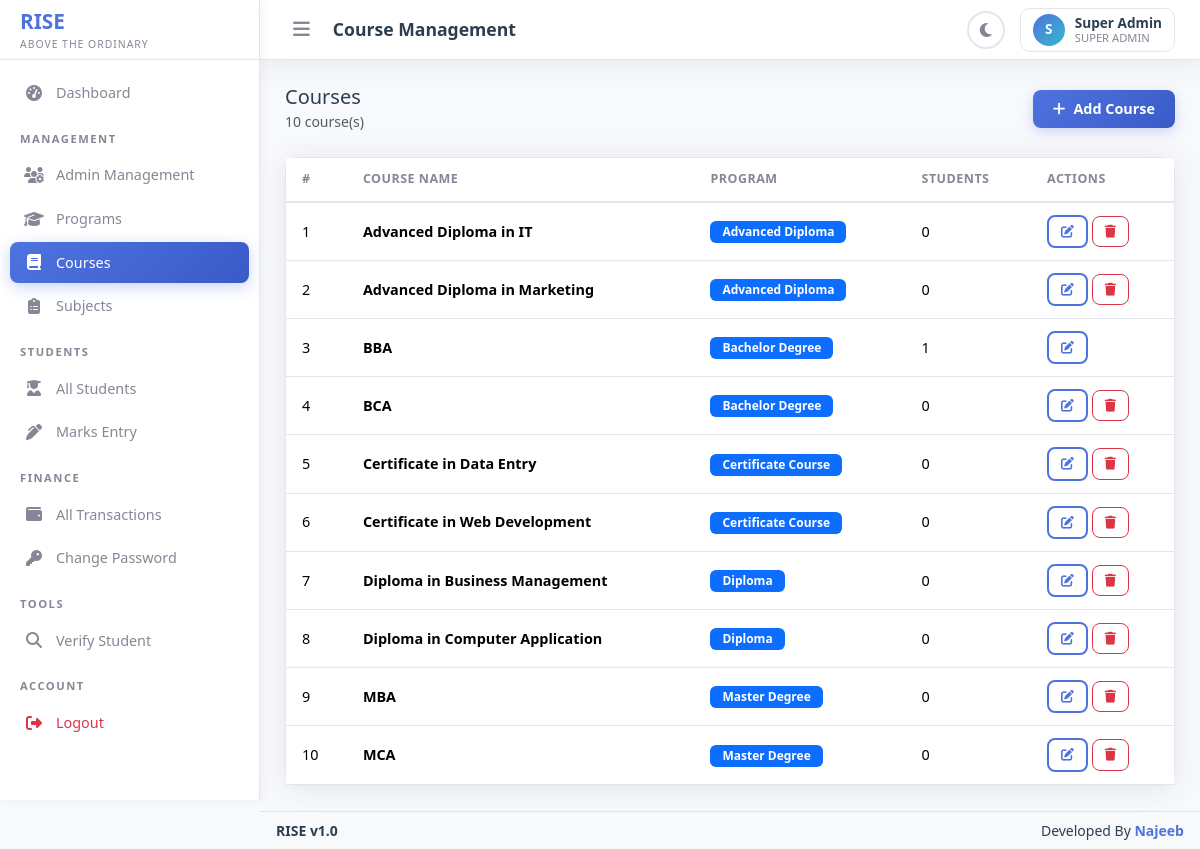
The page /course_management.php (signed in) on the database its author committed.
### tables this page shows
CREATE TABLE `courses` (
  `id` int(11) NOT NULL,
  `program_id` int(11) NOT NULL,
  `course_name` varchar(255) NOT NULL,
  `created_at` datetime NOT NULL DEFAULT current_timestamp()
);

CREATE TABLE `programs` (
  `id` int(11) NOT NULL,
  `program_name` varchar(255) NOT NULL,
  `duration` varchar(100) NOT NULL,
  `created_at` datetime NOT NULL DEFAULT current_timestamp()
);

### includes/auth.php (called while the page is built, shortened)
<?php
function isSuperAdmin() {
    return isset($_SESSION['user_role']) && $_SESSION['user_role'] === 'super_admin';
}
function getCurrentUser() {
    $db = getDB();
    $stmt = $db->prepare("SELECT id, name, email, role, status, wallet_balance FROM admins WHERE id = :id");
    $stmt->execute([':id' => $_SESSION['user_id']]);
    return $stmt->fetch();
}
function sanitize($input) {
    return htmlspecialchars(trim($input), ENT_QUOTES, 'UTF-8');
}

### course_management.php (the view, shortened to what this page needs)
<?php
$pageTitle = 'Course Management';
require_once 'includes/header.php';
require_once 'includes/sidebar.php';
$db = getDB();
$stmt = $db->query("SELECT c.*, p.program_name, (SELECT COUNT(*) FROM students WHERE course_id = c.id) as student_count FROM courses c JOIN programs p ON c.program_id = p.id ORDER BY p.program_name, c.course_name");
$courses = $stmt->fetchAll();
?>
<div class="d-flex justify-content-between align-items-center mb-4">
    <div>
        <h5 class="mb-0">Courses</h5>
        <small class="text-muted"><?php echo count($courses); ?> course(s)</small>
    </div>
    <button class="btn btn-primary" data-bs-toggle="modal" data-bs-target="#createCourseModal">
        <i class="fas fa-plus me-2"></i>Add Course
    </button>
</div>
<div class="card">
    <div class="card-body p-0">
        <?php if (empty($courses)): ?>
        <div class="empty-state">
            <i class="fas fa-book"></i>
            <p>No courses found</p>
        </div>
        <?php else: ?>
        <div class="table-responsive">
            <table class="table mb-0">
                <thead>
                    <tr>
                        <th>#</th>
                        <th>Course Name</th>
                        <th>Program</th>
                        <th>Students</th>
                        <th>Actions</th>
                    </tr>
                </thead>
                <tbody>
                    <?php foreach ($courses as $i => $course): ?>
                    <tr>
                        <td><?php echo $i + 1; ?></td>
                        <td><strong><?php echo sanitize($course['course_name']); ?></strong></td>
                        <td><span class="badge bg-primary"><?php echo sanitize($course['program_name']); ?></span></td>
                        <td><?php echo $course['student_count']; ?></td>
                        <td>
                            <button class="btn btn-sm btn-outline-primary"
                                    data-bs-toggle="modal" data-bs-target="#editCourseModal"
                                    onclick="fillEditCourse(<?php echo $course['id']; ?>, <?php echo $course['program_id']; ?>, '<?php echo addslashes($course['course_name']); ?>')">
                                <i class="fas fa-edit"></i>
                            </button>
                            <?php if ($course['student_count'] == 0): ?>
                            <form method="POST" class="d-inline">
                                <button type="submit" class="btn btn-sm btn-outline-danger"
                                        data-confirm="Delete this course?">
                                    <i class="fas fa-trash"></i>
                                </button>
                            </form>
                            <?php endif; ?>
                        </td>
                    </tr>
                    <?php endforeach; ?>
                </tbody>
            </table>
        </div>
        <?php endif; ?>
    </div>
</div>
<?php require_once 'includes/footer.php'; ?>

### includes/header.php (shortened to what this page needs)
<?php
require_once __DIR__ . '/auth.php';
$currentUser = getCurrentUser();
$currentPage = basename($_SERVER['PHP_SELF'], '.php');
?>
<!DOCTYPE html>
<html lang="en" data-theme="light" data-bs-theme="light">
<head>
    <link href="https://cdn.jsdelivr.net/npm/bootstrap@5.3.2/dist/css/bootstrap.min.css" rel="stylesheet">
    <link href="https://cdnjs.cloudflare.com/ajax/libs/font-awesome/6.5.1/css/all.min.css" rel="stylesheet">
    <link href="assets/css/style.css" rel="stylesheet">
</head>
<body>

### includes/sidebar.php (shortened to what this page needs)
<nav id="sidebar" class="sidebar">
    <div class="sidebar-brand">
        <div>
            <div class="brand-text"><?php echo APP_NAME; ?></div>
            <div class="brand-tagline"><?php echo APP_TAGLINE; ?></div>
        </div>
    </div>
    <ul class="sidebar-nav">
        <li class="nav-item">
            <a href="dashboard.php" class="nav-link <?php echo $currentPage === 'dashboard' ? 'active' : ''; ?>">
                <i class="fas fa-tachometer-alt"></i>
                <span class="nav-text">Dashboard</span>
            </a>
        </li>
        <?php if (isSuperAdmin()): ?>
        <div class="sidebar-section-title">Management</div>
        <li class="nav-item">
            <a href="admin_management.php" class="nav-link <?php echo $currentPage === 'admin_management' ? 'active' : ''; ?>">
                <i class="fas fa-users-cog"></i>
                <span class="nav-text">Admin Management</span>
            </a>
        </li>
        <li class="nav-item">
            <a href="program_management.php" class="nav-link <?php echo $currentPage === 'program_management' ? 'active' : ''; ?>">
                <i class="fas fa-graduation-cap"></i>
                <span class="nav-text">Programs</span>
            </a>
        </li>
        <li class="nav-item">
            <a href="course_management.php" class="nav-link <?php echo $currentPage === 'course_management' ? 'active' : ''; ?>">
                <i class="fas fa-book"></i>
                <span class="nav-text">Courses</span>
            </a>
        </li>
        <li class="nav-item">
            <a href="subject_management.php" class="nav-link <?php echo $currentPage === 'subject_management' ? 'active' : ''; ?>">
                <i class="fas fa-clipboard-list"></i>
                <span class="nav-text">Subjects</span>
            </a>
        </li>
        <?php endif; ?>
        <div class="sidebar-section-title">Students</div>
        <li class="nav-item">
            <a href="students.php" class="nav-link <?php echo $currentPage === 'students' ? 'active' : ''; ?>">
                <i class="fas fa-user-graduate"></i>
                <span class="nav-text">All Students</span>
            </a>
        </li>
        <li class="nav-item">
            <a href="marks_entry.php" class="nav-link <?php echo $currentPage === 'marks_entry' ? 'active' : ''; ?>">
                <i class="fas fa-pen-alt"></i>
                <span class="nav-text">Marks Entry</span>
            </a>
        </li>
        <?php if (!isSuperAdmin()): ?>
        <div class="sidebar-section-title">Finance</div>
        <li class="nav-item">
            <a href="wallet.php" class="nav-link <?php echo $currentPage === 'wallet' ? 'active' : ''; ?>">
                <i class="fas fa-wallet"></i>
                <span class="nav-text">Wallet</span>
            </a>
        </li>
        <?php else: ?>
        <div class="sidebar-section-title">Finance</div>
        <li class="nav-item">
            <a href="wallet.php" class="nav-link <?php echo $currentPage === 'wallet' ? 'active' : ''; ?>">
                <i class="fas fa-wallet"></i>
                <span class="nav-text">All Transactions</span>
            </a>
        </li>
        <?php endif; ?>
<?php if (isSuperAdmin()): ?>
<li class="nav-item">
    <a href="change_password.php" class="nav-link <?php echo $currentPage === 'change_password' ? 'active' : ''; ?>">
        <i class="fas fa-key"></i>
        <span class="nav-text">Change Password</span>
    </a>
</li>
<?php endif; ?>
        <div class="sidebar-section-title">Tools</div>
        <li class="nav-item">
            <a href="verify_student.php" class="nav-link <?php echo $currentPage === 'verify_student' ? 'active' : ''; ?>">
                <i class="fas fa-search"></i>
                <span class="nav-text">Verify Student</span>
            </a>
        </li>
        <div class="sidebar-section-title">Account</div>
        <li class="nav-item">
            <a href="logout.php" class="nav-link text-danger">
                <i class="fas fa-sign-out-alt"></i>
                <span class="nav-text">Logout</span>
            </a>
        </li>
    </ul>
</nav>
<div class="main-content">
    <div class="top-navbar">
        <div class="navbar-left">
            <button class="sidebar-toggle" id="sidebarToggle">
                <i class="fas fa-bars"></i>
            </button>
            <span class="page-title"><?php echo isset($pageTitle) ? sanitize($pageTitle) : 'Dashboard'; ?></span>
        </div>
        <div class="navbar-right">
            <button class="theme-toggle" id="themeToggleBtn" title="Toggle Theme">
            </button>
            <div class="dropdown user-dropdown">
                <button class="dropdown-toggle" type="button" data-bs-toggle="dropdown" aria-expanded="false">
                    <div class="user-avatar">
                        <?php echo strtoupper(substr($currentUser['name'] ?? 'U', 0, 1)); ?>
                    </div>
                    <div class="user-info">
                        <div class="user-name"><?php echo sanitize($currentUser['name'] ?? 'User'); ?></div>
                        <div class="user-role"><?php echo sanitize(str_replace('_', ' ', $currentUser['role'] ?? '')); ?></div>
                    </div>
                </button>
            </div>
        </div>
    </div>
    <div class="content-area">

### includes/footer.php (shortened to what this page needs)
    </div>
    <div class="border-top bg-light py-2 px-3">
        <div class="d-flex justify-content-between align-items-center small">
            <div>
                <strong><?php echo APP_NAME; ?> v1.0</strong>
            </div>
            <div>
                Developed By
                <a href="https://wa.me/917992292086" target="_blank" class="text-decoration-none fw-bold">
                    Najeeb
                </a>
            </div>
        </div>
    </div>
</div>
</body>
</html>

### rows shown on the page
courses: course_name "Advanced Diploma in IT", program.program_name "Advanced Diploma", student_count "0"
courses: course_name "Advanced Diploma in Marketing", program.program_name "Advanced Diploma", student_count "0"
courses: course_name "BBA", program.program_name "Bachelor Degree", student_count "1"
courses: course_name "BCA", program.program_name "Bachelor Degree", student_count "0"
courses: course_name "Certificate in Data Entry", program.program_name "Certificate Course", student_count "0"
courses: course_name "Certificate in Web Development", program.program_name "Certificate Course", student_count "0"
courses: course_name "Diploma in Business Management", program.program_name "Diploma", student_count "0"
courses: course_name "Diploma in Computer Application", program.program_name "Diploma", student_count "0"
courses: course_name "MBA", program.program_name "Master Degree", student_count "0"
courses: course_name "MCA", program.program_name "Master Degree", student_count "0"

### other values the page prints
APP_NAME "RISE"
APP_TAGLINE "ABOVE THE ORDINARY"
$pageTitle "Course Management"
substr($currentUser['name'] ?? 'U', 0, 1) "S"
$currentUser['name'] "Super Admin"
str_replace('_', ' ', $currentUser['role'] ?? '') "SUPER ADMIN"
count($courses) "10"
